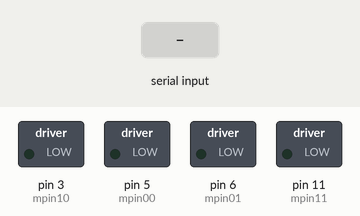
Simulated run of this sketch. Board: Arduino Uno, built with avr-gcc and run on an emulated ATmega328P. On the bench: switched loads named in the sketch (green lamp = pin HIGH). Dashed ring = blinking. The test bench sets the inputs (shaded band).

Above: at 1.2 s.
1.3 s: "!" received over Serial
At 1.7 s:
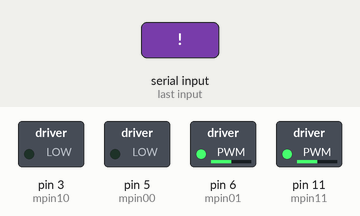
4.3 s: "@" received over Serial
At 4.7 s:
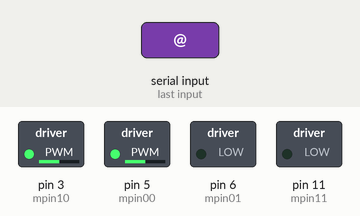
7.3 s: "#" received over Serial
At 7.7 s:
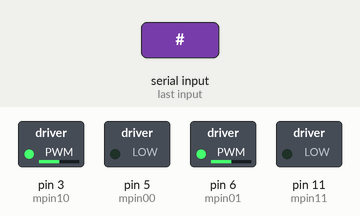
10.3 s: "$" received over Serial
At 10.7 s:
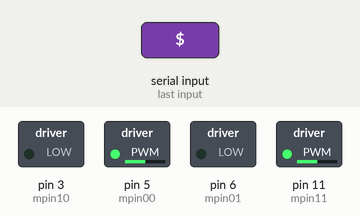
13.3 s: "1" received over Serial
At 14.3 s:
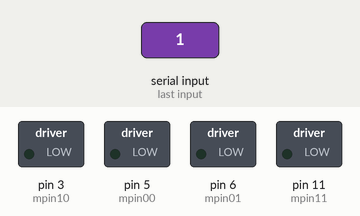
Timing chart, 0 to 15.8 s (numbered marks = the images above; inputs shaded):
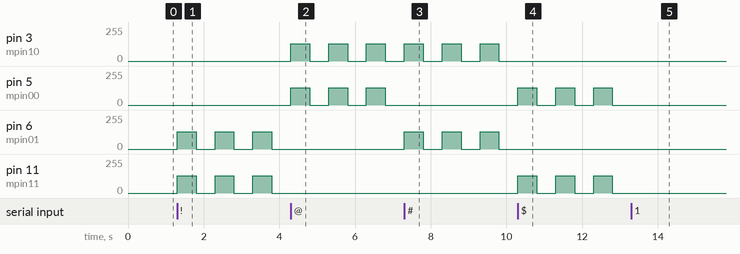

The sketch:

slave.ino
```cpp
#define ledPin9 9
// Pinii motor 1
#define mpin00 5
#define mpin01 6
// Pinii motor 2
#define mpin10 3
#define mpin11 11
int state = 0;

void setup() {

  digitalWrite(ledPin9, LOW);
  digitalWrite(mpin00, 0);
  digitalWrite(mpin01, 0);
  digitalWrite(mpin10, 0);
  digitalWrite(mpin11, 0);

  pinMode (mpin00, OUTPUT);
  pinMode (mpin01, OUTPUT);
  pinMode (mpin10, OUTPUT);
  pinMode (mpin11, OUTPUT);

  Serial.begin(38400); // Default communication rate of the Bluetooth module
}

void StartMotor (int m1, int m2, int forward, int speed)
{
  if (speed == 0) // oprire
  {
    digitalWrite(m1, 0);
    digitalWrite(m2, 0);
  }
  else
  {
    if (forward)
    {
      digitalWrite(m2, 0);
      analogWrite(m1, speed); // folosire PWM
    }
    else
    {
      digitalWrite(m1, 0);
      analogWrite(m2, speed);
    }
  }
}

void delayStopped(int ms)
{
  StartMotor (mpin00, mpin01, 0, 0);
  StartMotor (mpin10, mpin11, 0, 0);
  delay(ms);
}

void loop() {
  if (Serial.available() > 0) {
  // Verifica daca vine mesaj de pe portul serial - de la dispozitivul master
    state = Serial.read(); // Citeste din serial port
  }
  // Controlling the LED
  if (state == '!') {
    StartMotor (mpin00, mpin01, 0, 128);
    StartMotor (mpin10, mpin11, 0, 128);
    delay (500); // Cât timp e motorul pornit
    delayStopped(500);
  }
  else if (state == '@') { // fata
    StartMotor (mpin00, mpin01, 1, 128);
    StartMotor (mpin10, mpin11, 1, 128);
    delay (500);
    delayStopped(500);
  }
  else if (state == '#') {
    StartMotor (mpin00, mpin01, 0, 128);
    StartMotor (mpin10, mpin11, 1, 128);
    delay (500);
    delayStopped(500);
  }
  else if (state == '$') {
    StartMotor (mpin00, mpin01, 1, 128);
    StartMotor (mpin10, mpin11, 0, 128);
    delay (500);
    delayStopped(500);
  }
}
```

Measured:
- after the input at 1.3 s, pin 6 (mpin01), pin 11 (mpin11): alternates 128/255 for 0.50 s and 0/255 for 0.50 s, starting at once
- after the input at 4.3 s, pin 3 (mpin10), pin 5 (mpin00): alternates 128/255 for 0.50 s and 0/255 for 0.50 s, starting at once; pin 6 (mpin01), pin 11 (mpin11): stops changing and stays 0/255
- after the input at 7.3 s, pin 5 (mpin00): stops changing and stays 0/255; pin 6 (mpin01): alternates 128/255 for 0.50 s and 0/255 for 0.50 s, starting at once
- after the input at 10.3 s, pin 3 (mpin10), pin 6 (mpin01): stops changing and stays 0/255; pin 5 (mpin00), pin 11 (mpin11): alternates 128/255 for 0.50 s and 0/255 for 0.50 s, starting at once
- after the input at 13.3 s, pin 5 (mpin00), pin 11 (mpin11): stops changing and stays 0/255
